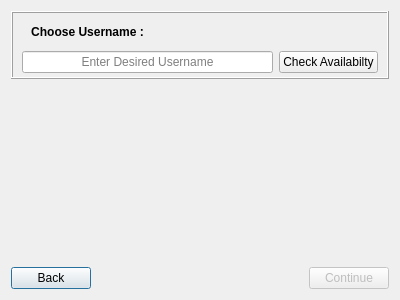
<?xml version="1.0" encoding="UTF-8"?>
<ui version="4.0">
 <class>Register</class>
 <widget class="QDialog" name="Register">
  <property name="enabled">
   <bool>true</bool>
  </property>
  <property name="geometry">
   <rect>
    <x>0</x>
    <y>0</y>
    <width>400</width>
    <height>300</height>
   </rect>
  </property>
  <property name="sizePolicy">
   <sizepolicy hsizetype="Minimum" vsizetype="Preferred">
    <horstretch>0</horstretch>
    <verstretch>0</verstretch>
   </sizepolicy>
  </property>
  <property name="minimumSize">
   <size>
    <width>400</width>
    <height>300</height>
   </size>
  </property>
  <property name="windowTitle">
   <string>Register Username</string>
  </property>
  <layout class="QGridLayout" name="gridLayout_3">
   <item row="3" column="0">
    <widget class="QPushButton" name="BackButton">
     <property name="sizePolicy">
      <sizepolicy hsizetype="Fixed" vsizetype="Fixed">
       <horstretch>0</horstretch>
       <verstretch>0</verstretch>
      </sizepolicy>
     </property>
     <property name="text">
      <string>Back</string>
     </property>
    </widget>
   </item>
   <item row="0" column="0" colspan="3">
    <widget class="QFrame" name="Username_Container">
     <property name="sizePolicy">
      <sizepolicy hsizetype="Minimum" vsizetype="Preferred">
       <horstretch>0</horstretch>
       <verstretch>0</verstretch>
      </sizepolicy>
     </property>
     <property name="layoutDirection">
      <enum>Qt::LeftToRight</enum>
     </property>
     <property name="autoFillBackground">
      <bool>false</bool>
     </property>
     <property name="frameShape">
      <enum>QFrame::Box</enum>
     </property>
     <property name="frameShadow">
      <enum>QFrame::Raised</enum>
     </property>
     <layout class="QGridLayout" name="gridLayout_2">
      <property name="topMargin">
       <number>3</number>
      </property>
      <property name="bottomMargin">
       <number>4</number>
      </property>
      <property name="verticalSpacing">
       <number>3</number>
      </property>
      <item row="0" column="0">
       <widget class="QFrame" name="frame_2">
        <property name="enabled">
         <bool>true</bool>
        </property>
        <property name="sizePolicy">
         <sizepolicy hsizetype="Fixed" vsizetype="Fixed">
          <horstretch>0</horstretch>
          <verstretch>0</verstretch>
         </sizepolicy>
        </property>
        <property name="frameShape">
         <enum>QFrame::NoFrame</enum>
        </property>
        <property name="frameShadow">
         <enum>QFrame::Raised</enum>
        </property>
        <layout class="QGridLayout" name="gridLayout">
         <property name="verticalSpacing">
          <number>6</number>
         </property>
         <item row="0" column="0">
          <widget class="QLabel" name="label">
           <property name="font">
            <font>
             <weight>75</weight>
             <bold>true</bold>
             <kerning>true</kerning>
            </font>
           </property>
           <property name="text">
            <string>Choose Username :</string>
           </property>
           <property name="alignment">
            <set>Qt::AlignCenter</set>
           </property>
           <property name="wordWrap">
            <bool>true</bool>
           </property>
           <property name="margin">
            <number>0</number>
           </property>
          </widget>
         </item>
        </layout>
       </widget>
      </item>
      <item row="1" column="0">
       <widget class="QLineEdit" name="UsernameEdit">
        <property name="sizePolicy">
         <sizepolicy hsizetype="Expanding" vsizetype="Fixed">
          <horstretch>90</horstretch>
          <verstretch>0</verstretch>
         </sizepolicy>
        </property>
        <property name="layoutDirection">
         <enum>Qt::LeftToRight</enum>
        </property>
        <property name="text">
         <string/>
        </property>
        <property name="alignment">
         <set>Qt::AlignCenter</set>
        </property>
        <property name="placeholderText">
         <string>Enter Desired Username</string>
        </property>
       </widget>
      </item>
      <item row="1" column="1">
       <widget class="QPushButton" name="CheckButton">
        <property name="sizePolicy">
         <sizepolicy hsizetype="Fixed" vsizetype="Fixed">
          <horstretch>0</horstretch>
          <verstretch>0</verstretch>
         </sizepolicy>
        </property>
        <property name="font">
         <font>
          <pointsize>9</pointsize>
         </font>
        </property>
        <property name="layoutDirection">
         <enum>Qt::RightToLeft</enum>
        </property>
        <property name="text">
         <string>Check Availabilty</string>
        </property>
       </widget>
      </item>
      <item row="0" column="1">
       <widget class="QLabel" name="Warning_Label">
        <property name="enabled">
         <bool>false</bool>
        </property>
        <property name="text">
         <string/>
        </property>
        <property name="alignment">
         <set>Qt::AlignCenter</set>
        </property>
       </widget>
      </item>
     </layout>
    </widget>
   </item>
   <item row="3" column="1">
    <widget class="QFrame" name="frame">
     <property name="frameShape">
      <enum>QFrame::NoFrame</enum>
     </property>
     <property name="frameShadow">
      <enum>QFrame::Raised</enum>
     </property>
    </widget>
   </item>
   <item row="3" column="2">
    <widget class="QPushButton" name="ContinueButton">
     <property name="enabled">
      <bool>false</bool>
     </property>
     <property name="sizePolicy">
      <sizepolicy hsizetype="Fixed" vsizetype="Fixed">
       <horstretch>0</horstretch>
       <verstretch>0</verstretch>
      </sizepolicy>
     </property>
     <property name="text">
      <string>Continue</string>
     </property>
    </widget>
   </item>
   <item row="1" column="0">
    <spacer name="verticalSpacer">
     <property name="orientation">
      <enum>Qt::Vertical</enum>
     </property>
     <property name="sizeHint" stdset="0">
      <size>
       <width>20</width>
       <height>40</height>
      </size>
     </property>
    </spacer>
   </item>
  </layout>
 </widget>
 <resources/>
 <connections/>
</ui>
